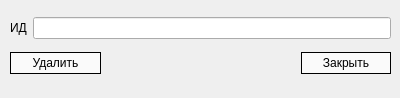
<?xml version="1.0" encoding="UTF-8"?>
<ui version="4.0">
 <class>DeleteComponentDialog</class>
 <widget class="QDialog" name="DeleteComponentDialog">
  <property name="geometry">
   <rect>
    <x>0</x>
    <y>0</y>
    <width>400</width>
    <height>98</height>
   </rect>
  </property>
  <property name="windowTitle">
   <string>Dialog</string>
  </property>
  <widget class="QWidget" name="verticalLayoutWidget">
   <property name="geometry">
    <rect>
     <x>10</x>
     <y>10</y>
     <width>381</width>
     <height>71</height>
    </rect>
   </property>
   <layout class="QVBoxLayout" name="verticalLayout">
    <item>
     <layout class="QHBoxLayout" name="horizontalLayout_5">
      <item>
       <widget class="QLabel" name="label_6">
        <property name="text">
         <string>ИД</string>
        </property>
       </widget>
      </item>
      <item>
       <widget class="QLineEdit" name="inputId"/>
      </item>
     </layout>
    </item>
    <item>
     <layout class="QHBoxLayout" name="horizontalLayout_9">
      <property name="spacing">
       <number>200</number>
      </property>
      <item>
       <widget class="QPushButton" name="buttonDeleteComponent">
        <property name="styleSheet">
         <string notr="true">QPushButton
{
background-color: rgb(250, 250, 250);
border: 1px solid black;
padding: 3px;
}

QPushButton:pressed
{
background-color: rgb(240, 240, 240);
}

QPushButton:hover:!pressed
{
background-color: rgb(240, 240, 240);
}</string>
        </property>
        <property name="text">
         <string>Удалить</string>
        </property>
       </widget>
      </item>
      <item>
       <widget class="QPushButton" name="buttonCloseDialog">
        <property name="styleSheet">
         <string notr="true">QPushButton
{
background-color: rgb(250, 250, 250);
border: 1px solid black;
padding: 3px;
}

QPushButton:pressed
{
background-color: rgb(240, 240, 240);
}

QPushButton:hover:!pressed
{
background-color: rgb(240, 240, 240);
}</string>
        </property>
        <property name="text">
         <string>Закрыть</string>
        </property>
       </widget>
      </item>
     </layout>
    </item>
   </layout>
  </widget>
 </widget>
 <resources/>
 <connections>
  <connection>
   <sender>buttonCloseDialog</sender>
   <signal>clicked()</signal>
   <receiver>DeleteComponentDialog</receiver>
   <slot>close()</slot>
   <hints>
    <hint type="sourcelabel">
     <x>296</x>
     <y>63</y>
    </hint>
    <hint type="destinationlabel">
     <x>199</x>
     <y>162</y>
    </hint>
   </hints>
  </connection>
 </connections>
</ui>
